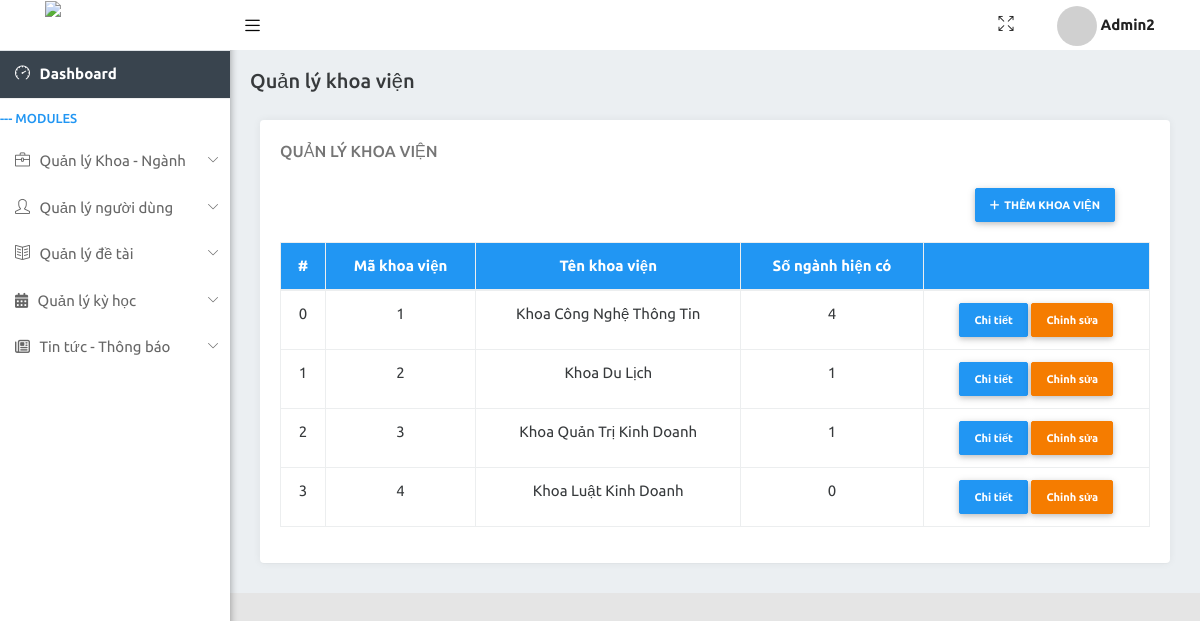
Page /admin/index.php?pages=quanlykhoa (signed in) on the committed database.
### tables this page shows
CREATE TABLE `tbl_khoavien` (
  `ma_khoavien` int(5) NOT NULL,
  `ten_khoavien` varchar(150) NOT NULL
);

### classes/database.php (called while the page is built, shortened)
<?php
class Database
{
    private $host = DB_HOST;
    private $user = DB_USER;
    private $pass = DB_PASS;
    private $dbname = DB_NAME;
    private $dbh;
    public function __construct()
    {
        $dsn = 'mysql:host=' . $this->host . ';dbname=' . $this->dbname;
        $options = array(
            PDO::ATTR_PERSISTENT    => true,
            PDO::ATTR_ERRMODE       => PDO::ERRMODE_EXCEPTION
        );
        try {
            $this->dbh = new PDO($dsn, $this->user, $this->pass, $options);
        } catch (PDOException $e) {
            $this->error = $e->getMessage();
        }
    }
    public function prepare($sql)
    {
        return $this->dbh->prepare($sql);
    }
    public function select($query)
    {
        $stmt = $this->dbh->query($query);
        return $stmt;
    }
}

### classes/department.php (called while the page is built, shortened)
<?php
require_once('database.php');
class Department
{
    private $db;
    public function __construct()
    {
        $this->db = new Database();
    }
    public function getDepartments()
    {
        $sql = "SELECT * FROM tbl_khoavien";
        $result = $this->db->select($sql);
        return $result;
    }
}

### classes/majors.php (called while the page is built, shortened)
<?php
require_once('database.php');
class Majors
{
    private $db;
    public function __construct()
    {
        $this->db = new Database();
    }
    public function countMajorByDepartment($id)
    {
        $query = "SELECT COUNT(*) as count FROM tbl_chuyennganh WHERE khoavien = :id";
        $statement = $this->db->prepare($query);
        $statement->bindParam(':id', $id);
        $statement->execute();
        return $statement;
    }
}

### admin/pages/adminDepaterment.php (the view, shortened to what this page needs)
<?php
require_once('../classes/department.php');
require_once('../classes/majors.php');
$department = new Department();
$major = new Majors();
$dataDepartment = $department->getDepartments()->fetchAll(PDO::FETCH_ASSOC);
?>
<div class="col-sm-12">
  <div class="card">
    <div class="card-header">
      <h5 class="card-header-text">QUẢN LÝ KHOA VIỆN</h5>
    </div>
    <div class="btnadd">
      <button type="button" class="btn btn-primary btn-sm " data-toggle="modal" data-target="#addDepartment"> <i class="fa fa-plus " style="margin-right: 5px;"> </i>THÊM KHOA VIỆN</button>
    </div>
    <div class="card-block">
      <div class="row">
        <div class="col-sm-12 table-responsive">
          <table class="table table-bordered">
            <thead class="bg-primary">
              <tr>
                <th class="text-center">#</th>
                <th class="text-center">Mã khoa viện</th>
                <th class="text-center">Tên khoa viện</th>
                <th class="text-center">Số ngành hiện có</th>
                <th class="text-center"></th>
              </tr>
            </thead>
            <tbody>
              <?php
              foreach ($dataDepartment as $key => $value) {
                $countMajors = $major->countMajorByDepartment($value['ma_khoavien'])->fetchColumn();
                echo '
                                 <tr class="text-center">
                                    <td>' . $key++ . '</td>
                                    <td>' . $value['ma_khoavien'] . '</td>
                                    <td>' . $value['ten_khoavien'] . '</td>
                                    <td>' . $countMajors . '</td>
                                    <td>
                                        <a class="btn btn-primary btn-sm " href="?pages=nganh&khoavien=' . $value['ma_khoavien'] . '" style="color: white;" > Chi tiết</a>
                                        <button class="btn btn-warning btn-sm " style="color: white;" id="btnUpdateDepartment" data-toggle="modal" data-target="#updateDepartment" data-ma_khoavien="' . $value['ma_khoavien'] . '" data-tenkhoavien="' . $value['ten_khoavien'] . '" > Chinh sửa</button>
                                    </td>
                                </tr>
                             ';
              }
              ?>
            </tbody>
          </table>
        </div>
      </div>
    </div>
  </div>
</div>

### admin/assets/css/generic-class.css (style rules this page uses)
.text-center { text-align: center; }
.bg-primary { background-color: #2196F3 !important; }

### admin/pages/adminDepaterment.php (style rules this page uses)
.btnadd { display: flex; justify-content: flex-end; margin-top: 5px; margin-right: 55px; }

### rows in the picture
tbl_khoavien: ma_khoavien "1", ten_khoavien "Khoa Công Nghệ Thông Tin", countMajors "4"
tbl_khoavien: ma_khoavien "2", ten_khoavien "Khoa Du Lịch", countMajors "1"
tbl_khoavien: ma_khoavien "3", ten_khoavien "Khoa Quản Trị Kinh Doanh", countMajors "1"
tbl_khoavien: ma_khoavien "4", ten_khoavien "Khoa Luật Kinh Doanh", countMajors "0"

### other values in the picture
$_SESSION["username"] "Admin2"
